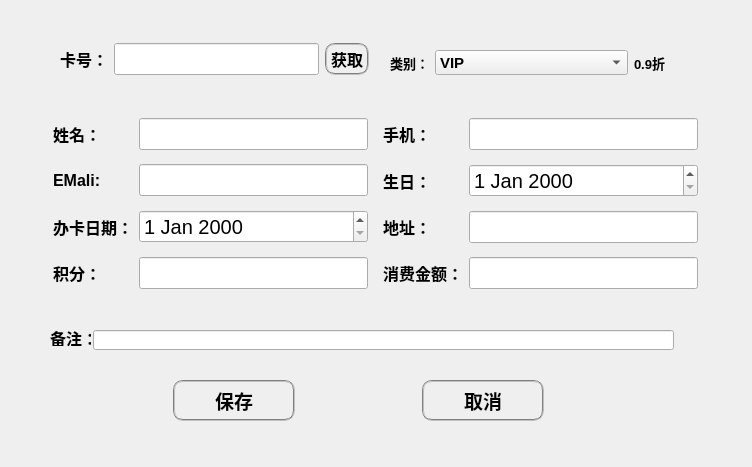
<?xml version="1.0" encoding="UTF-8"?>
<ui version="4.0">
 <class>MemberAdd</class>
 <widget class="QWidget" name="MemberAdd">
  <property name="geometry">
   <rect>
    <x>0</x>
    <y>0</y>
    <width>752</width>
    <height>467</height>
   </rect>
  </property>
  <property name="windowTitle">
   <string>Form</string>
  </property>
  <widget class="QWidget" name="layoutWidget_2">
   <property name="geometry">
    <rect>
     <x>173</x>
     <y>380</y>
     <width>371</width>
     <height>41</height>
    </rect>
   </property>
   <layout class="QHBoxLayout" name="horizontalLayout_5">
    <item>
     <widget class="QPushButton" name="Ok_pushButton_2">
      <property name="sizePolicy">
       <sizepolicy hsizetype="Expanding" vsizetype="Expanding">
        <horstretch>0</horstretch>
        <verstretch>0</verstretch>
       </sizepolicy>
      </property>
      <property name="font">
       <font>
        <pointsize>14</pointsize>
        <weight>75</weight>
        <bold>true</bold>
       </font>
      </property>
      <property name="styleSheet">
       <string notr="true">border: 2px groove gray; border-radius: 10px; padding: 2px 4px</string>
      </property>
      <property name="text">
       <string>保存</string>
      </property>
     </widget>
    </item>
    <item>
     <spacer name="horizontalSpacer_4">
      <property name="orientation">
       <enum>Qt::Horizontal</enum>
      </property>
      <property name="sizeHint" stdset="0">
       <size>
        <width>40</width>
        <height>20</height>
       </size>
      </property>
     </spacer>
    </item>
    <item>
     <widget class="QPushButton" name="Exit_pushButton_2">
      <property name="sizePolicy">
       <sizepolicy hsizetype="Expanding" vsizetype="Expanding">
        <horstretch>0</horstretch>
        <verstretch>0</verstretch>
       </sizepolicy>
      </property>
      <property name="font">
       <font>
        <pointsize>14</pointsize>
        <weight>75</weight>
        <bold>true</bold>
       </font>
      </property>
      <property name="styleSheet">
       <string notr="true">border: 2px groove gray; border-radius: 10px; padding: 2px 4px</string>
      </property>
      <property name="text">
       <string>取消</string>
      </property>
     </widget>
    </item>
   </layout>
  </widget>
  <widget class="QWidget" name="layoutWidget_3">
   <property name="geometry">
    <rect>
     <x>53</x>
     <y>110</y>
     <width>315</width>
     <height>191</height>
    </rect>
   </property>
   <layout class="QGridLayout" name="gridLayout_5">
    <item row="0" column="0">
     <widget class="QLabel" name="label_13">
      <property name="sizePolicy">
       <sizepolicy hsizetype="Maximum" vsizetype="Preferred">
        <horstretch>0</horstretch>
        <verstretch>0</verstretch>
       </sizepolicy>
      </property>
      <property name="font">
       <font>
        <pointsize>12</pointsize>
        <weight>75</weight>
        <bold>true</bold>
       </font>
      </property>
      <property name="styleSheet">
       <string notr="true">background:transparent</string>
      </property>
      <property name="text">
       <string>姓名：</string>
      </property>
     </widget>
    </item>
    <item row="0" column="1">
     <widget class="QLineEdit" name="Name_lineEdit_2">
      <property name="font">
       <font>
        <pointsize>15</pointsize>
       </font>
      </property>
     </widget>
    </item>
    <item row="1" column="0">
     <widget class="QLabel" name="label_14">
      <property name="sizePolicy">
       <sizepolicy hsizetype="Maximum" vsizetype="Preferred">
        <horstretch>0</horstretch>
        <verstretch>0</verstretch>
       </sizepolicy>
      </property>
      <property name="font">
       <font>
        <pointsize>12</pointsize>
        <weight>75</weight>
        <bold>true</bold>
       </font>
      </property>
      <property name="styleSheet">
       <string notr="true">background:transparent</string>
      </property>
      <property name="text">
       <string>EMali:</string>
      </property>
     </widget>
    </item>
    <item row="1" column="1">
     <widget class="QLineEdit" name="Email_lineEdit_2">
      <property name="font">
       <font>
        <pointsize>15</pointsize>
       </font>
      </property>
     </widget>
    </item>
    <item row="2" column="0">
     <widget class="QLabel" name="label_15">
      <property name="sizePolicy">
       <sizepolicy hsizetype="Maximum" vsizetype="Preferred">
        <horstretch>0</horstretch>
        <verstretch>0</verstretch>
       </sizepolicy>
      </property>
      <property name="font">
       <font>
        <pointsize>12</pointsize>
        <weight>75</weight>
        <bold>true</bold>
       </font>
      </property>
      <property name="styleSheet">
       <string notr="true">background:transparent</string>
      </property>
      <property name="text">
       <string>办卡日期：</string>
      </property>
     </widget>
    </item>
    <item row="2" column="1">
     <widget class="QDateEdit" name="Regist_dateEdit_2">
      <property name="font">
       <font>
        <pointsize>15</pointsize>
       </font>
      </property>
     </widget>
    </item>
    <item row="3" column="0">
     <widget class="QLabel" name="label_16">
      <property name="sizePolicy">
       <sizepolicy hsizetype="Maximum" vsizetype="Preferred">
        <horstretch>0</horstretch>
        <verstretch>0</verstretch>
       </sizepolicy>
      </property>
      <property name="font">
       <font>
        <pointsize>12</pointsize>
        <weight>75</weight>
        <bold>true</bold>
       </font>
      </property>
      <property name="styleSheet">
       <string notr="true">background:transparent</string>
      </property>
      <property name="text">
       <string>积分：</string>
      </property>
     </widget>
    </item>
    <item row="3" column="1">
     <widget class="QLineEdit" name="Grade_lineEdit_2">
      <property name="font">
       <font>
        <pointsize>15</pointsize>
       </font>
      </property>
     </widget>
    </item>
   </layout>
  </widget>
  <widget class="QWidget" name="layoutWidget_4">
   <property name="geometry">
    <rect>
     <x>390</x>
     <y>50</y>
     <width>276</width>
     <height>25</height>
    </rect>
   </property>
   <layout class="QHBoxLayout" name="horizontalLayout_6">
    <item>
     <widget class="QLabel" name="label_17">
      <property name="font">
       <font>
        <pointsize>10</pointsize>
        <weight>75</weight>
        <bold>true</bold>
       </font>
      </property>
      <property name="styleSheet">
       <string notr="true">background:transparent</string>
      </property>
      <property name="text">
       <string>类别：</string>
      </property>
     </widget>
    </item>
    <item>
     <widget class="QComboBox" name="Vip_comboBox_2">
      <property name="sizePolicy">
       <sizepolicy hsizetype="Expanding" vsizetype="Fixed">
        <horstretch>0</horstretch>
        <verstretch>0</verstretch>
       </sizepolicy>
      </property>
      <property name="font">
       <font>
        <pointsize>11</pointsize>
        <weight>75</weight>
        <bold>true</bold>
       </font>
      </property>
      <item>
       <property name="text">
        <string>VIP</string>
       </property>
      </item>
      <item>
       <property name="text">
        <string>VIP普通级</string>
       </property>
      </item>
      <item>
       <property name="text">
        <string>VIP尊贵级</string>
       </property>
      </item>
     </widget>
    </item>
    <item>
     <widget class="QLabel" name="label_18">
      <property name="font">
       <font>
        <pointsize>10</pointsize>
        <weight>75</weight>
        <bold>true</bold>
       </font>
      </property>
      <property name="styleSheet">
       <string notr="true">background:transparent</string>
      </property>
      <property name="text">
       <string>0.9折</string>
      </property>
     </widget>
    </item>
   </layout>
  </widget>
  <widget class="QWidget" name="layoutWidget_5">
   <property name="geometry">
    <rect>
     <x>383</x>
     <y>110</y>
     <width>315</width>
     <height>191</height>
    </rect>
   </property>
   <layout class="QGridLayout" name="gridLayout_6">
    <item row="1" column="1">
     <widget class="QLineEdit" name="Phone_lineEdit_2">
      <property name="font">
       <font>
        <pointsize>15</pointsize>
       </font>
      </property>
     </widget>
    </item>
    <item row="2" column="0">
     <widget class="QLabel" name="label_19">
      <property name="sizePolicy">
       <sizepolicy hsizetype="Maximum" vsizetype="Preferred">
        <horstretch>0</horstretch>
        <verstretch>0</verstretch>
       </sizepolicy>
      </property>
      <property name="font">
       <font>
        <pointsize>12</pointsize>
        <weight>75</weight>
        <bold>true</bold>
       </font>
      </property>
      <property name="styleSheet">
       <string notr="true">background:transparent</string>
      </property>
      <property name="text">
       <string>生日：</string>
      </property>
     </widget>
    </item>
    <item row="2" column="1">
     <widget class="QDateEdit" name="Birthday_dateEdit_2">
      <property name="font">
       <font>
        <pointsize>15</pointsize>
       </font>
      </property>
     </widget>
    </item>
    <item row="3" column="0">
     <widget class="QLabel" name="label_20">
      <property name="sizePolicy">
       <sizepolicy hsizetype="Maximum" vsizetype="Preferred">
        <horstretch>0</horstretch>
        <verstretch>0</verstretch>
       </sizepolicy>
      </property>
      <property name="font">
       <font>
        <pointsize>12</pointsize>
        <weight>75</weight>
        <bold>true</bold>
       </font>
      </property>
      <property name="styleSheet">
       <string notr="true">background:transparent</string>
      </property>
      <property name="text">
       <string>地址：</string>
      </property>
     </widget>
    </item>
    <item row="3" column="1">
     <widget class="QLineEdit" name="Address_lineEdit_2">
      <property name="font">
       <font>
        <pointsize>15</pointsize>
       </font>
      </property>
     </widget>
    </item>
    <item row="4" column="0">
     <widget class="QLabel" name="label_21">
      <property name="sizePolicy">
       <sizepolicy hsizetype="Maximum" vsizetype="Preferred">
        <horstretch>0</horstretch>
        <verstretch>0</verstretch>
       </sizepolicy>
      </property>
      <property name="font">
       <font>
        <pointsize>12</pointsize>
        <weight>75</weight>
        <bold>true</bold>
       </font>
      </property>
      <property name="styleSheet">
       <string notr="true">background:transparent</string>
      </property>
      <property name="text">
       <string>消费金额：</string>
      </property>
     </widget>
    </item>
    <item row="4" column="1">
     <widget class="QLineEdit" name="Money_lineEdit_2">
      <property name="font">
       <font>
        <pointsize>15</pointsize>
       </font>
      </property>
     </widget>
    </item>
    <item row="1" column="0">
     <widget class="QLabel" name="label_22">
      <property name="sizePolicy">
       <sizepolicy hsizetype="Maximum" vsizetype="Preferred">
        <horstretch>0</horstretch>
        <verstretch>0</verstretch>
       </sizepolicy>
      </property>
      <property name="font">
       <font>
        <pointsize>12</pointsize>
        <weight>75</weight>
        <bold>true</bold>
       </font>
      </property>
      <property name="styleSheet">
       <string notr="true">background:transparent</string>
      </property>
      <property name="text">
       <string>手机：</string>
      </property>
     </widget>
    </item>
   </layout>
  </widget>
  <widget class="QLineEdit" name="Remark_lineEdit">
   <property name="geometry">
    <rect>
     <x>93</x>
     <y>330</y>
     <width>581</width>
     <height>20</height>
    </rect>
   </property>
   <property name="font">
    <font>
     <pointsize>15</pointsize>
    </font>
   </property>
   <property name="styleSheet">
    <string notr="true"/>
   </property>
  </widget>
  <widget class="QLabel" name="label_23">
   <property name="geometry">
    <rect>
     <x>50</x>
     <y>330</y>
     <width>41</width>
     <height>16</height>
    </rect>
   </property>
   <property name="font">
    <font>
     <pointsize>12</pointsize>
     <weight>75</weight>
     <bold>true</bold>
    </font>
   </property>
   <property name="styleSheet">
    <string notr="true">background:transparent</string>
   </property>
   <property name="text">
    <string>备注：</string>
   </property>
  </widget>
  <widget class="QWidget" name="">
   <property name="geometry">
    <rect>
     <x>60</x>
     <y>30</y>
     <width>309</width>
     <height>58</height>
    </rect>
   </property>
   <layout class="QHBoxLayout" name="horizontalLayout_4">
    <item>
     <widget class="QLabel" name="label_11">
      <property name="font">
       <font>
        <pointsize>12</pointsize>
        <weight>75</weight>
        <bold>true</bold>
       </font>
      </property>
      <property name="styleSheet">
       <string notr="true">background:transparent</string>
      </property>
      <property name="text">
       <string>卡号：</string>
      </property>
     </widget>
    </item>
    <item>
     <widget class="QLineEdit" name="Id_lineEdit_2">
      <property name="font">
       <font>
        <pointsize>15</pointsize>
        <weight>75</weight>
        <bold>true</bold>
       </font>
      </property>
     </widget>
    </item>
    <item>
     <widget class="QPushButton" name="Get_Id_pushButton_2">
      <property name="font">
       <font>
        <pointsize>12</pointsize>
        <weight>75</weight>
        <bold>true</bold>
       </font>
      </property>
      <property name="styleSheet">
       <string notr="true">border: 2px groove gray; border-radius: 10px; padding: 2px 4px</string>
      </property>
      <property name="text">
       <string>获取</string>
      </property>
     </widget>
    </item>
   </layout>
  </widget>
  <zorder>layoutWidget_2</zorder>
  <zorder>layoutWidget_3</zorder>
  <zorder>layoutWidget_4</zorder>
  <zorder>layoutWidget_5</zorder>
  <zorder>Remark_lineEdit</zorder>
  <zorder>label_23</zorder>
  <zorder></zorder>
  <zorder>label_18</zorder>
 </widget>
 <resources/>
 <connections/>
</ui>
